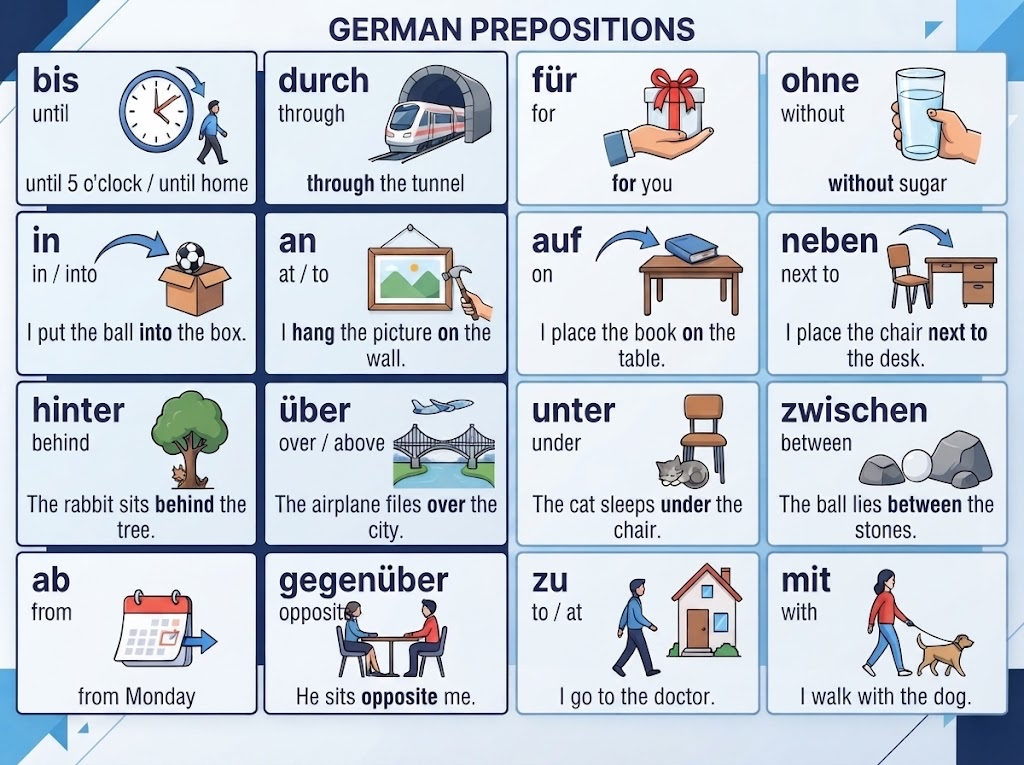
#> input picture video/Prepanglais.jpeg, 1024 x 765 px
$ python recadrer.py Prepanglais.jpeg --x 5 --y 5 --hauteur 5
#> lines starting #> are read from the running program, lines starting #| are printed output that depends on the picture
# -*- coding: utf-8 -*-
"""Serrer une image deja payee sur un visage, sans en racheter une.

    python video/recadrer.py video/episode-03-auf-dem-radweg/01-images/dame-trottoir.png \\
        --x 300 --y 41 --hauteur 2012

POURQUOI CET OUTIL EXISTE
    Le 22 septembre 2026, dame-trottoir est revenue avec la bonne geographie
    -- trottoir devant, bordure, bande rouge derriere -- mais une tete a
    13,6 % de la hauteur. Les images de cette serie qui partent chez
    OmniHuman tournent autour de 18 a 23 % (dame-feu 17,5 %, mark-moyen-serre
    23 %). Une reprise coute 0,15 $ ET remet en jeu la geographie, qui avait
    justement mis trois prises a venir. Un recadrage ne remet rien en jeu.

CE QU'IL NE SAIT PAS FAIRE
    Inventer des pixels. La fenetre est agrandie a la taille d'origine par
    LANCZOS : on perd du piqué en proportion du zoom. A 1,36x sur une image
    2K, la sortie reste au-dessus du 1080x1920 du montage, donc la perte ne
    se voit pas au final. Au-dela de 1,6x environ, reprendre plutot.

LA FENETRE GARDE LE RAPPORT DE LA SOURCE
    On donne la HAUTEUR voulue et le coin haut-gauche ; la largeur se deduit.
    Le rapport 9:16 de l'episode est ainsi conserve sans calcul a la main.

⚠️ LA PRISE D'ORIGINE N'EST PAS ECRASEE. Elle est rangee en -BRUT, comme
   deux-bandes-BRUT.png : c'est elle qu'on relit le jour ou le recadrage se
   revele trop serre, et elle seule porte ce que le modele a vraiment rendu.
"""
import argparse
import os
import sys

from PIL import Image

sys.stdout.reconfigure(encoding="utf-8")


def recadrer(chemin, x, y, hauteur):
#> called with chemin = 'Prepanglais.jpeg', x = 5, y = 5, hauteur = 5
    im = Image.open(chemin)
#> im is the input picture: PIL image 1024x765 RGB; mean R, G, B 199.9, 208, 218.4
    L, H = im.size
#> L = 1024; H = 765
    largeur = int(round(hauteur * L / float(H)))
#> largeur = 7
    if x + largeur > L or y + hauteur > H:
        sys.exit("  la fenetre sort de l'image (%dx%d demandes en %d,%d "
                 "dans %dx%d)." % (largeur, hauteur, x, y, L, H))
    brut = "%s-BRUT%s" % os.path.splitext(chemin)
    if not os.path.exists(brut):
        im.save(brut)
        print("  prise d'origine rangee : %s" % os.path.basename(brut))
    vue = im.crop((x, y, x + largeur, y + hauteur)).resize((L, H),
                                                           Image.LANCZOS)
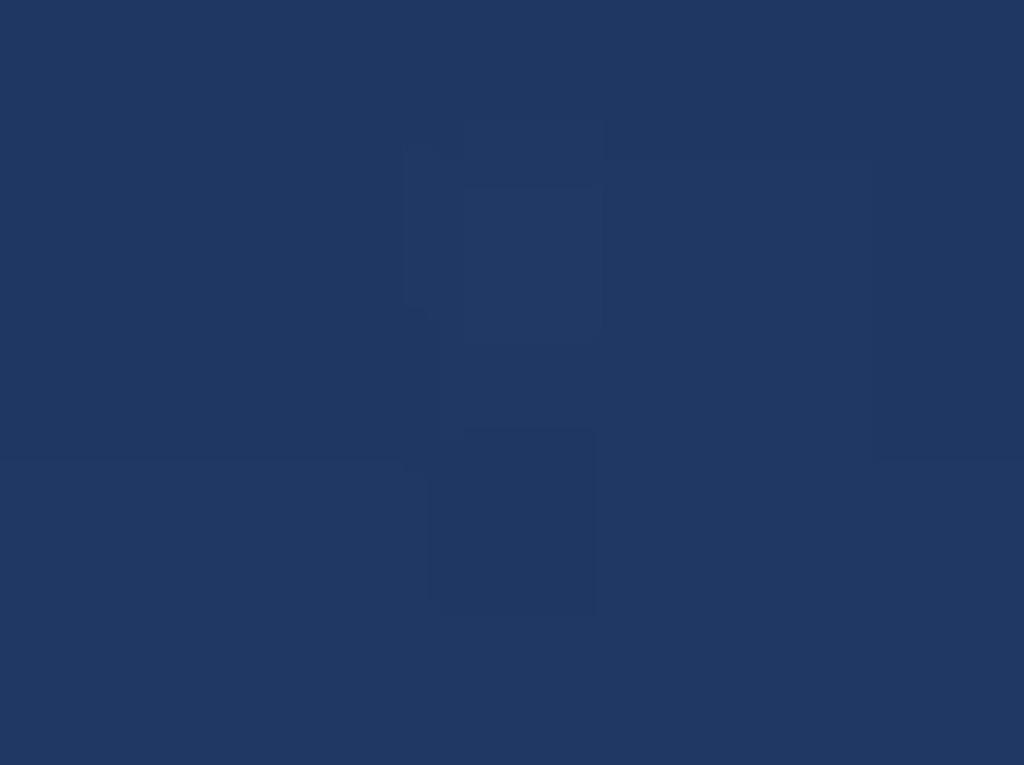
#> vue: PIL image 1024x765 RGB; mean R, G, B 31.6, 55.6, 99.6
    vue.save(chemin)
    print("  fenetre %dx%d en (%d,%d), agrandie %.2fx -> %s"
          % (largeur, hauteur, x, y, L / float(largeur),
             os.path.basename(chemin)))
#|   fenetre 7x5 en (5,5), agrandie 146.29x -> Prepanglais.jpeg


def main():
    p = argparse.ArgumentParser(description=__doc__.splitlines()[0])
    p.add_argument("image")
    p.add_argument("--x", type=int, required=True,
                   help="bord gauche de la fenetre, en pixels")
    p.add_argument("--y", type=int, required=True,
                   help="bord haut de la fenetre, en pixels")
    p.add_argument("--hauteur", type=int, required=True,
                   help="hauteur de la fenetre ; la largeur en decoule")
    a = p.parse_args()
    if not os.path.exists(a.image):
        sys.exit("  introuvable : %s" % a.image)
    recadrer(a.image, a.x, a.y, a.hauteur)


if __name__ == "__main__":
    main()
